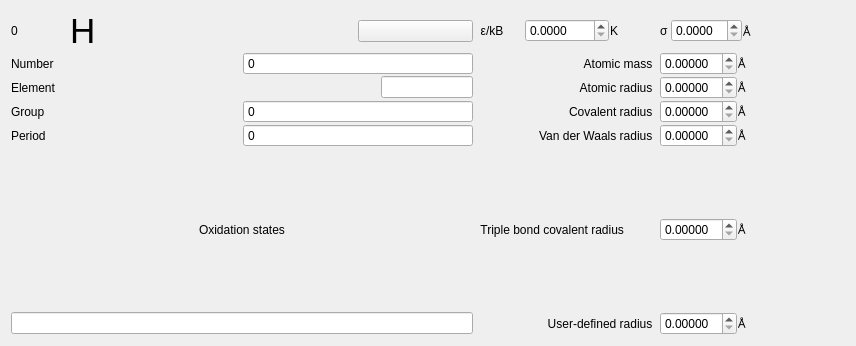
<?xml version="1.0" encoding="UTF-8"?>
<ui version="4.0">
 <class>ElementsMainWidget</class>
 <widget class="QWidget" name="ElementsMainWidget">
  <property name="geometry">
   <rect>
    <x>0</x>
    <y>0</y>
    <width>856</width>
    <height>346</height>
   </rect>
  </property>
  <property name="windowTitle">
   <string>Form</string>
  </property>
  <layout class="QVBoxLayout" name="verticalLayout">
   <item>
    <layout class="QGridLayout" name="gridLayout" columnstretch="5,2,1,1">
     <property name="leftMargin">
      <number>0</number>
     </property>
     <property name="topMargin">
      <number>0</number>
     </property>
     <property name="spacing">
      <number>1</number>
     </property>
     <item row="4" column="1">
      <widget class="QLabel" name="label_17">
       <property name="text">
        <string>Van der Waals radius  </string>
       </property>
       <property name="alignment">
        <set>Qt::AlignRight|Qt::AlignTrailing|Qt::AlignVCenter</set>
       </property>
      </widget>
     </item>
     <item row="0" column="0">
      <layout class="QHBoxLayout" name="horizontalLayout_7" stretch="1,5,2">
       <item>
        <widget class="QLabel" name="rowNumberLabel">
         <property name="sizePolicy">
          <sizepolicy hsizetype="Minimum" vsizetype="Preferred">
           <horstretch>0</horstretch>
           <verstretch>0</verstretch>
          </sizepolicy>
         </property>
         <property name="text">
          <string>0</string>
         </property>
        </widget>
       </item>
       <item>
        <widget class="QLabel" name="forceFieldStringIdentifierLabel">
         <property name="minimumSize">
          <size>
           <width>0</width>
           <height>0</height>
          </size>
         </property>
         <property name="font">
          <font>
           <pointsize>26</pointsize>
          </font>
         </property>
         <property name="text">
          <string>H</string>
         </property>
         <property name="scaledContents">
          <bool>false</bool>
         </property>
        </widget>
       </item>
       <item>
        <widget class="SelectColorButton" name="colorPushButton">
         <property name="autoFillBackground">
          <bool>false</bool>
         </property>
         <property name="styleSheet">
          <string notr="true"/>
         </property>
         <property name="text">
          <string/>
         </property>
         <property name="flat">
          <bool>false</bool>
         </property>
        </widget>
       </item>
      </layout>
     </item>
     <item row="6" column="2">
      <layout class="QHBoxLayout" name="horizontalLayout_11">
       <item>
        <widget class="QDoubleSpinBox" name="userDefinedRadiusDoubleSpinBox">
         <property name="keyboardTracking">
          <bool>false</bool>
         </property>
         <property name="decimals">
          <number>5</number>
         </property>
        </widget>
       </item>
       <item>
        <widget class="QLabel" name="label_4">
         <property name="text">
          <string>Å</string>
         </property>
        </widget>
       </item>
      </layout>
     </item>
     <item row="6" column="1">
      <widget class="QLabel" name="label_25">
       <property name="text">
        <string>User-defined radius  </string>
       </property>
       <property name="alignment">
        <set>Qt::AlignRight|Qt::AlignTrailing|Qt::AlignVCenter</set>
       </property>
      </widget>
     </item>
     <item row="2" column="2">
      <layout class="QHBoxLayout" name="horizontalLayout_12">
       <item>
        <widget class="QDoubleSpinBox" name="atomicRadiusDoubleSpinBox">
         <property name="keyboardTracking">
          <bool>false</bool>
         </property>
         <property name="decimals">
          <number>5</number>
         </property>
        </widget>
       </item>
       <item>
        <widget class="QLabel" name="label_6">
         <property name="text">
          <string>Å</string>
         </property>
        </widget>
       </item>
      </layout>
     </item>
     <item row="3" column="1">
      <widget class="QLabel" name="label_15">
       <property name="text">
        <string>Covalent radius  </string>
       </property>
       <property name="alignment">
        <set>Qt::AlignRight|Qt::AlignTrailing|Qt::AlignVCenter</set>
       </property>
      </widget>
     </item>
     <item row="3" column="0">
      <layout class="QHBoxLayout" name="horizontalLayout_2">
       <item>
        <widget class="QLabel" name="label_5">
         <property name="text">
          <string>Group</string>
         </property>
        </widget>
       </item>
       <item>
        <widget class="QSpinBox" name="groupSpinBox">
         <property name="buttonSymbols">
          <enum>QAbstractSpinBox::NoButtons</enum>
         </property>
         <property name="keyboardTracking">
          <bool>false</bool>
         </property>
        </widget>
       </item>
      </layout>
     </item>
     <item row="5" column="2">
      <layout class="QHBoxLayout" name="horizontalLayout_16">
       <item>
        <widget class="QDoubleSpinBox" name="tripleBondCovalentRadiusDoubleSpinBox">
         <property name="keyboardTracking">
          <bool>false</bool>
         </property>
         <property name="decimals">
          <number>5</number>
         </property>
        </widget>
       </item>
       <item>
        <widget class="QLabel" name="label_12">
         <property name="text">
          <string>Å</string>
         </property>
        </widget>
       </item>
      </layout>
     </item>
     <item row="4" column="0">
      <layout class="QHBoxLayout" name="horizontalLayout_3">
       <item>
        <widget class="QLabel" name="label_14">
         <property name="text">
          <string>Period</string>
         </property>
        </widget>
       </item>
       <item>
        <widget class="QSpinBox" name="periodSpinBox">
         <property name="buttonSymbols">
          <enum>QAbstractSpinBox::NoButtons</enum>
         </property>
         <property name="keyboardTracking">
          <bool>false</bool>
         </property>
        </widget>
       </item>
      </layout>
     </item>
     <item row="0" column="2">
      <layout class="QHBoxLayout" name="horizontalLayout_9">
       <item>
        <widget class="QLabel" name="label_33">
         <property name="text">
          <string>σ</string>
         </property>
        </widget>
       </item>
       <item>
        <widget class="QDoubleSpinBox" name="sigmaDoubleSpinBox">
         <property name="keyboardTracking">
          <bool>false</bool>
         </property>
         <property name="decimals">
          <number>4</number>
         </property>
        </widget>
       </item>
       <item>
        <widget class="QLabel" name="label_34">
         <property name="text">
          <string>Å</string>
         </property>
        </widget>
       </item>
      </layout>
     </item>
     <item row="1" column="1">
      <widget class="QLabel" name="label_8">
       <property name="text">
        <string>Atomic mass  </string>
       </property>
       <property name="alignment">
        <set>Qt::AlignRight|Qt::AlignTrailing|Qt::AlignVCenter</set>
       </property>
      </widget>
     </item>
     <item row="5" column="1">
      <widget class="QLabel" name="label_20">
       <property name="text">
        <string>  Triple bond covalent radius  </string>
       </property>
      </widget>
     </item>
     <item row="5" column="0">
      <widget class="QLabel" name="label_24">
       <property name="text">
        <string>Oxidation states</string>
       </property>
       <property name="alignment">
        <set>Qt::AlignCenter</set>
       </property>
      </widget>
     </item>
     <item row="0" column="3">
      <spacer name="horizontalSpacer_2">
       <property name="orientation">
        <enum>Qt::Horizontal</enum>
       </property>
       <property name="sizeHint" stdset="0">
        <size>
         <width>40</width>
         <height>20</height>
        </size>
       </property>
      </spacer>
     </item>
     <item row="6" column="0">
      <widget class="QLineEdit" name="oxidationLineEdit"/>
     </item>
     <item row="2" column="0">
      <layout class="QHBoxLayout" name="horizontalLayout_6">
       <item>
        <widget class="QLabel" name="label_31">
         <property name="text">
          <string>Element</string>
         </property>
        </widget>
       </item>
       <item>
        <spacer name="horizontalSpacer">
         <property name="orientation">
          <enum>Qt::Horizontal</enum>
         </property>
         <property name="sizeHint" stdset="0">
          <size>
           <width>40</width>
           <height>20</height>
          </size>
         </property>
        </spacer>
       </item>
       <item>
        <widget class="QLineEdit" name="elementLineEdit">
         <property name="maximumSize">
          <size>
           <width>92</width>
           <height>16777215</height>
          </size>
         </property>
        </widget>
       </item>
      </layout>
     </item>
     <item row="0" column="1">
      <layout class="QHBoxLayout" name="horizontalLayout_8">
       <item>
        <widget class="QLabel" name="label_2">
         <property name="text">
          <string>  ε/kB</string>
         </property>
        </widget>
       </item>
       <item>
        <widget class="QDoubleSpinBox" name="epsilonDoubleSpinBox">
         <property name="keyboardTracking">
          <bool>false</bool>
         </property>
         <property name="decimals">
          <number>4</number>
         </property>
         <property name="maximum">
          <double>9999.989999999999782</double>
         </property>
        </widget>
       </item>
       <item>
        <widget class="QLabel" name="label_32">
         <property name="text">
          <string>K</string>
         </property>
        </widget>
       </item>
      </layout>
     </item>
     <item row="1" column="3">
      <spacer name="horizontalSpacer_3">
       <property name="orientation">
        <enum>Qt::Horizontal</enum>
       </property>
       <property name="sizeHint" stdset="0">
        <size>
         <width>40</width>
         <height>20</height>
        </size>
       </property>
      </spacer>
     </item>
     <item row="4" column="2">
      <layout class="QHBoxLayout" name="horizontalLayout_15">
       <item>
        <widget class="QDoubleSpinBox" name="vanderWaalsDoubleSpinBox">
         <property name="keyboardTracking">
          <bool>false</bool>
         </property>
         <property name="decimals">
          <number>5</number>
         </property>
        </widget>
       </item>
       <item>
        <widget class="QLabel" name="label_11">
         <property name="text">
          <string>Å</string>
         </property>
        </widget>
       </item>
      </layout>
     </item>
     <item row="3" column="2">
      <layout class="QHBoxLayout" name="horizontalLayout_14">
       <item>
        <widget class="QDoubleSpinBox" name="covalentRadiusDoubleSpinBox">
         <property name="keyboardTracking">
          <bool>false</bool>
         </property>
         <property name="decimals">
          <number>5</number>
         </property>
        </widget>
       </item>
       <item>
        <widget class="QLabel" name="label_10">
         <property name="text">
          <string>Å</string>
         </property>
        </widget>
       </item>
      </layout>
     </item>
     <item row="1" column="0">
      <layout class="QHBoxLayout" name="horizontalLayout">
       <item>
        <widget class="QLabel" name="label_29">
         <property name="text">
          <string>Number</string>
         </property>
        </widget>
       </item>
       <item>
        <widget class="QSpinBox" name="numberSpinBox">
         <property name="buttonSymbols">
          <enum>QAbstractSpinBox::NoButtons</enum>
         </property>
         <property name="keyboardTracking">
          <bool>false</bool>
         </property>
        </widget>
       </item>
      </layout>
     </item>
     <item row="1" column="2">
      <layout class="QHBoxLayout" name="horizontalLayout_13">
       <item>
        <widget class="QDoubleSpinBox" name="atomicMassDoubleSpinBox">
         <property name="keyboardTracking">
          <bool>false</bool>
         </property>
         <property name="decimals">
          <number>5</number>
         </property>
        </widget>
       </item>
       <item>
        <widget class="QLabel" name="label_7">
         <property name="text">
          <string>Å</string>
         </property>
        </widget>
       </item>
      </layout>
     </item>
     <item row="2" column="1">
      <widget class="QLabel" name="label_16">
       <property name="text">
        <string>Atomic radius  </string>
       </property>
       <property name="alignment">
        <set>Qt::AlignRight|Qt::AlignTrailing|Qt::AlignVCenter</set>
       </property>
      </widget>
     </item>
     <item row="2" column="3">
      <spacer name="horizontalSpacer_4">
       <property name="orientation">
        <enum>Qt::Horizontal</enum>
       </property>
       <property name="sizeHint" stdset="0">
        <size>
         <width>40</width>
         <height>20</height>
        </size>
       </property>
      </spacer>
     </item>
     <item row="3" column="3">
      <spacer name="horizontalSpacer_5">
       <property name="orientation">
        <enum>Qt::Horizontal</enum>
       </property>
       <property name="sizeHint" stdset="0">
        <size>
         <width>40</width>
         <height>20</height>
        </size>
       </property>
      </spacer>
     </item>
     <item row="4" column="3">
      <spacer name="horizontalSpacer_6">
       <property name="orientation">
        <enum>Qt::Horizontal</enum>
       </property>
       <property name="sizeHint" stdset="0">
        <size>
         <width>40</width>
         <height>20</height>
        </size>
       </property>
      </spacer>
     </item>
     <item row="5" column="3">
      <spacer name="horizontalSpacer_7">
       <property name="orientation">
        <enum>Qt::Horizontal</enum>
       </property>
       <property name="sizeHint" stdset="0">
        <size>
         <width>40</width>
         <height>20</height>
        </size>
       </property>
      </spacer>
     </item>
     <item row="6" column="3">
      <spacer name="horizontalSpacer_8">
       <property name="orientation">
        <enum>Qt::Horizontal</enum>
       </property>
       <property name="sizeHint" stdset="0">
        <size>
         <width>40</width>
         <height>20</height>
        </size>
       </property>
      </spacer>
     </item>
    </layout>
   </item>
  </layout>
 </widget>
 <customwidgets>
  <customwidget>
   <class>SelectColorButton</class>
   <extends>QPushButton</extends>
   <header>selectcolorbutton.h</header>
  </customwidget>
 </customwidgets>
 <resources/>
 <connections/>
</ui>
